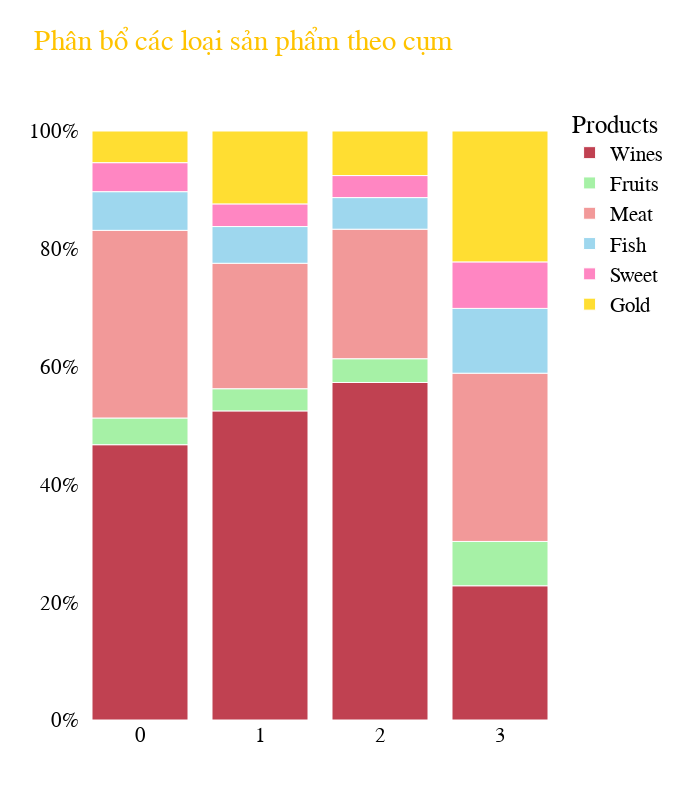

This figure's notebook cell:
### Code cell
import pandas as pd
import plotly.express as px

# Tạo một bộ dữ liệu mới
clusters_products = df_clusters[['Wines', 'Fruits', 'Meat', 'Fish', 'Sweet', 'Gold', 'cluster']]    # Chọn các biến

clusters_products1 = clusters_products.groupby(['cluster'])
clusters_products2 = clusters_products1.agg({'Wines': 'sum', 'Fruits': 'sum', 'Meat': 'sum', 'Fish': 'sum', 'Sweet': 'sum', 'Gold': 'sum'})

clusters_products3 = clusters_products2.stack().reset_index(name='Count').rename(columns={'level_1': 'Products'})   # phân rã dữ liệu

clusters_products3['group'] = clusters_products3['cluster']
clusters_products3['group'] = clusters_products3['group'].astype(str)


products = clusters_products3.copy()
products = products.assign(ratio=products.groupby('group').Count.transform(lambda x: x / x.sum()))

# Trực quan hóa
fig = px.bar(products, x='group', y='ratio', color='Products',
             labels={
                 "ratio": "Ratio",
                 "group": "Consumer's type"
             },
             color_discrete_map={
                 'Gold': '#FFD700',
                 'Fish': '#87CEEB',
                 'Wines': '#b11226',
                 'Meat': '#f08080',
                 'Sweet': '#FF69B4',
                 'Fruits': 'lightgreen'
             },
             title="Phân bổ các loại sản phẩm theo cụm")

fig.layout.yaxis.tickformat = ',.0%'
fig.update_traces(marker_line_color='white', marker_line_width=1, opacity=0.8)
fig.update_xaxes(showgrid=False)
fig.update_yaxes(showgrid=False)
fig.update_layout(
    {'plot_bgcolor': 'white',
     'paper_bgcolor': 'white'
     },
    font=dict(
        family="verdana",
        size=21,
        color="black"
    ),
    width=680,
    height=800,
    title_font_color="#FFC300",
    yaxis_title=None,
    xaxis_title=None
)

fig.show()

### Figure 1 — Plotly figure (JSON) as saved in the notebook; plotly's stock layout.template omitted (floating-point values rounded to 4 significant figures)
{"data": [{"alignmentgroup": "True", "hovertemplate": "Products=Wines<br>Consumer's type=%{x}<br>Ratio=%{y}<extra></extra>", "legendgroup": "Wines", "marker": {"color": "#b11226", "line": {"color": "white", "width": 1}, "pattern": {"shape": ""}}, "name": "Wines", "offsetgroup": "Wines", "opacity": 0.8, "orientation": "v", "showlegend": true, "textposition": "auto", "type": "bar", "x": ["0", "1", "2", "3"], "xaxis": "x", "y": [0.4674, 0.5248, 0.5731, 0.2279], "yaxis": "y"}, {"alignmentgroup": "True", "hovertemplate": "Products=Fruits<br>Consumer's type=%{x}<br>Ratio=%{y}<extra></extra>", "legendgroup": "Fruits", "marker": {"color": "lightgreen", "line": {"color": "white", "width": 1}, "pattern": {"shape": ""}}, "name": "Fruits", "offsetgroup": "Fruits", "opacity": 0.8, "orientation": "v", "showlegend": true, "textposition": "auto", "type": "bar", "x": ["0", "1", "2", "3"], "xaxis": "x", "y": [0.04532, 0.03768, 0.04029, 0.07528], "yaxis": "y"}, {"alignmentgroup": "True", "hovertemplate": "Products=Meat<br>Consumer's type=%{x}<br>Ratio=%{y}<extra></extra>", "legendgroup": "Meat", "marker": {"color": "#f08080", "line": {"color": "white", "width": 1}, "pattern": {"shape": ""}}, "name": "Meat", "offsetgroup": "Meat", "opacity": 0.8, "orientation": "v", "showlegend": true, "textposition": "auto", "type": "bar", "x": ["0", "1", "2", "3"], "xaxis": "x", "y": [0.3186, 0.2129, 0.2199, 0.2856], "yaxis": "y"}, {"alignmentgroup": "True", "hovertemplate": "Products=Fish<br>Consumer's type=%{x}<br>Ratio=%{y}<extra></extra>", "legendgroup": "Fish", "marker": {"color": "#87CEEB", "line": {"color": "white", "width": 1}, "pattern": {"shape": ""}}, "name": "Fish", "offsetgroup": "Fish", "opacity": 0.8, "orientation": "v", "showlegend": true, "textposition": "auto", "type": "bar", "x": ["0", "1", "2", "3"], "xaxis": "x", "y": [0.06569, 0.06239, 0.05372, 0.11], "yaxis": "y"}, {"alignmentgroup": "True", "hovertemplate": "Products=Sweet<br>Consumer's type=%{x}<br>Ratio=%{y}<extra></extra>", "legendgroup": "Sweet", "marker": {"color": "#FF69B4", "line": {"color": "white", "width": 1}, "pattern": {"shape": ""}}, "name": "Sweet", "offsetgroup": "Sweet", "opacity": 0.8, "orientation": "v", "showlegend": true, "textposition": "auto", "type": "bar", "x": ["0", "1", "2", "3"], "xaxis": "x", "y": [0.04923, 0.0384, 0.03741, 0.07896], "yaxis": "y"}, {"alignmentgroup": "True", "hovertemplate": "Products=Gold<br>Consumer's type=%{x}<br>Ratio=%{y}<extra></extra>", "legendgroup": "Gold", "marker": {"color": "#FFD700", "line": {"color": "white", "width": 1}, "pattern": {"shape": ""}}, "name": "Gold", "offsetgroup": "Gold", "opacity": 0.8, "orientation": "v", "showlegend": true, "textposition": "auto", "type": "bar", "x": ["0", "1", "2", "3"], "xaxis": "x", "y": [0.05377, 0.1238, 0.07564, 0.2222], "yaxis": "y"}], "layout": {"barmode": "relative", "font": {"color": "black", "family": "verdana", "size": 21}, "height": 800, "legend": {"title": {"text": "Products"}, "tracegroupgap": 0}, "paper_bgcolor": "white", "plot_bgcolor": "white", "title": {"font": {"color": "#FFC300"}, "text": "Phân bổ các loại sản phẩm theo cụm"}, "width": 680, "xaxis": {"anchor": "y", "domain": [0, 1], "showgrid": false, "title": {}}, "yaxis": {"anchor": "x", "domain": [0, 1], "showgrid": false, "tickformat": ",.0%", "title": {}}}}
